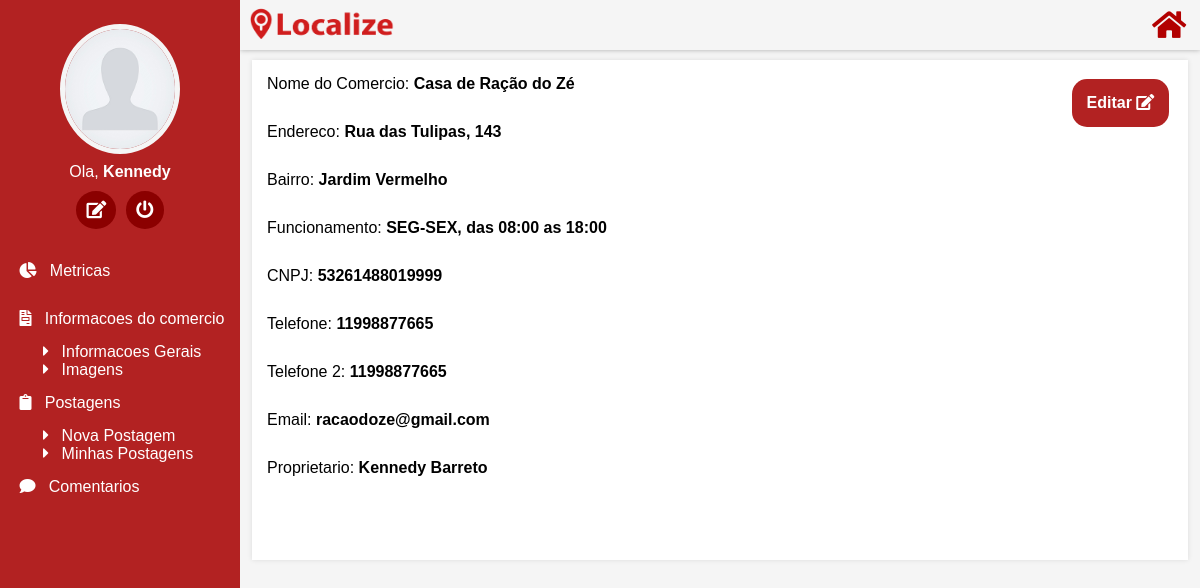
The page /infos.php (signed in) on the database its author committed.
### tables this page shows
CREATE TABLE `usuario` (
  `id_usuario` int(11) NOT NULL,
  `nome` varchar(50) DEFAULT NULL,
  `sobrenome` varchar(50) DEFAULT NULL,
  `email` varchar(100) DEFAULT NULL,
  `senha` varchar(50) DEFAULT NULL,
  `image` varchar(500) NOT NULL
);

CREATE TABLE `comercio` (
  `id_comercio` int(11) NOT NULL,
  `nomecomercio` varchar(50) DEFAULT NULL,
  `cnpj` varchar(50) DEFAULT NULL,
  `categoria` varchar(50) DEFAULT NULL,
  `rua` varchar(50) DEFAULT NULL,
  `numero` varchar(50) DEFAULT NULL,
  `bairro` varchar(50) DEFAULT NULL,
  `lat` float(10,6) NOT NULL,
  `lng` float(10,6) NOT NULL,
  `telefone` varchar(50) DEFAULT NULL,
  `diasfun` varchar(50) DEFAULT NULL,
  `abertura` varchar(50) DEFAULT NULL,
  `fechamento` varchar(50) DEFAULT NULL,
  `id_usuario` int(11) DEFAULT NULL,
  `views` varchar(50) DEFAULT NULL,
  `perfil` varchar(500) NOT NULL,
  `capa` varchar(500) NOT NULL
);

### infos.php (the view, shortened to what this page needs)
<?PHP
$nome = $_SESSION['nome'];
$sobrenome = $_SESSION['sobrenome'];
$id_usuario = $_SESSION['id_usuario'];
require("conexao.php");
$resultado = mysqli_query($conexao,"SELECT*FROM comercio
WHERE id_usuario ='$id_usuario'") or die ("Erro na seleção da tabela.");
$dados=mysqli_fetch_array($resultado);
	$nomecomercio = $dados['nomecomercio'];
	$cnpj = $dados['cnpj'];
	$rua = $dados['rua'];
	$numero = $dados['numero'];
	$bairro = $dados['bairro'];
	$telefone = $dados['telefone'];
	$diasfun = $dados['diasfun'];
	$abertura = $dados['abertura'];
	$fechamento = $dados['fechamento'];
$db = mysqli_connect("localhost", "root", "usbw", "localize");
$result = mysqli_query($db, "SELECT*FROM usuario
WHERE id_usuario ='$id_usuario'");
?>
<!DOCTYPE html>
<html>
	<head>
		<link href="css/infos.css" rel="stylesheet">
		<link rel="stylesheet" href="https://use.fontawesome.com/releases/v5.4.1/css/all.css">
	</head>
	<body>
		<div class="top">
			<img src="img/logo.png" class="logo"><a href="index3.php"><i class="fas fa-home"></i></a>
		</div>
		<div class="lateral">
		<?php
    while ($row = mysqli_fetch_array($result)) {
      	echo "<img src='images/".$row['image']."' class='ftu' >";
    }
  ?>
			<p class="nomeu">Ola, <b><?PHP echo($nome); ?></b></p>
			<p class="linku"><i class="fas fa-edit"></i>&nbsp; <i class="fas fa-power-off"></i></p><br>
			<a href="metricas.php"><p class="nav">&nbsp;<i class="fas fa-chart-pie"></i> &nbsp;  Metricas</p></a>
			<p class="nav">&nbsp;<i class="fas fa-file-invoice"></i> &nbsp; Informacoes do comercio</p>
			<a href="infos.php" class="sub"><i class="fas fa-caret-right"></i> &nbsp; Informacoes Gerais</a><br>
			<a href="imagens.php" class="sub"><i class="fas fa-caret-right"></i> &nbsp; Imagens</a>
			<p class="nav">&nbsp;<i class="fas fa-clipboard"></i> &nbsp; Postagens</p>
			<a href="nova-postagem.php" class="sub"><i class="fas fa-caret-right"></i> &nbsp; Nova Postagem</a><br>
			<a href="postagens.php" class="sub"><i class="fas fa-caret-right"></i> &nbsp; Minhas Postagens</a>
			<a href="comentarios.php"><p class="nav">&nbsp;<i class="fas fa-comment"></i> &nbsp; Comentarios</p></a>
		</div>
		<div class="clearfix">
  		<div class="info">
			<a href="alterar-comercio.php">Editar <i class="fas fa-edit"></i></a>
    		<p>Nome do Comercio: <b><?PHP echo($nomecomercio); ?></b></p>
			<p>Endereco: <b><?PHP echo($rua); ?>, <?PHP echo($numero); ?></b></p>
			<p>Bairro: <b><?PHP echo($bairro); ?></b></p>
			<p>Funcionamento: <b><?PHP echo($diasfun); ?>, das <?PHP echo($abertura); ?> as <?PHP echo($fechamento); ?></b></p>
			<p>CNPJ: <b><?PHP echo($cnpj); ?></b></p>
			<p>Telefone: <b><?PHP echo($telefone); ?></b></p>
			<p>Telefone 2: <b><?PHP echo($telefone); ?></b></p>
			<p>Email: <b> racaodoze@gmail.com</b></p>
			<p>Proprietario: <b><?PHP echo($nome); ?> <?PHP echo($sobrenome); ?></b></p>
  		</div>
		</div>
	</body>
</html>

### css/infos.css (style rules this page uses)
* { margin: 0; padding: 0; box-sizing: border-box; font-family: Arial; }
body { background-color: #f5f5f5; }
.top { width: 80%; height: 50px; background-color: #f5f5f5; position: absolute; margin-left: 20%; box-shadow: 0 0px 5px rgba(0,0,0,0.3); z-index: 1; }
.logo { width: 20%; padding: 5px; }
.top i { color: #b20000; font-size: 190%; margin-left: 75%; position: absolute; margin-top: 10px; }
.lateral { width: 20%; height: 100%; background-color: #b22222; position: absolute; z-index: 2; }
.lateral a { text-decoration: none; }
.sub { margin-left: 40px; padding: 3px; color: #fff; }
.ftu { width: 50%; height: 130px; margin-left: 25%; margin-top: 10%; border-radius: 50%; border: solid 5px #f5f5f5; }
.nomeu { text-align: center; color: #fff; margin-top: 5px; }
.linku { text-align: center; margin-top: 10px; font-size: 110%; color: #fff; }
.linku i { background-color: #8b0000; padding: 10px; border-radius: 50%; }
.nav { color: #fff; padding: 15px; }
.info { float: left; width: 78%; height: 500px; margin-left: 21%; margin-top: 5%; background-color: #fff; box-shadow: 0 0 5px rgba(0,0,0,0.1); }
.info p { padding: 15px; font-size: 100%; }
.info a { position: relative; float: right; margin-right: 2%; margin-top: 2%; text-decoration: none; background-color: #b22222; padding: 15px; color: #fff; border-radius: 15px; font-weight: bold; }

### rows shown on the page
usuario: image (picture)
comercio: nomecomercio "Casa de Ração do Zé", rua "Rua das Tulipas", numero "143", bairro "Jardim Vermelho", diasfun "SEG-SEX", abertura "08:00", fechamento "18:00", cnpj "53261488019999", telefone "11998877665"

### other values the page prints
$nome "Kennedy"
$sobrenome "Barreto"
